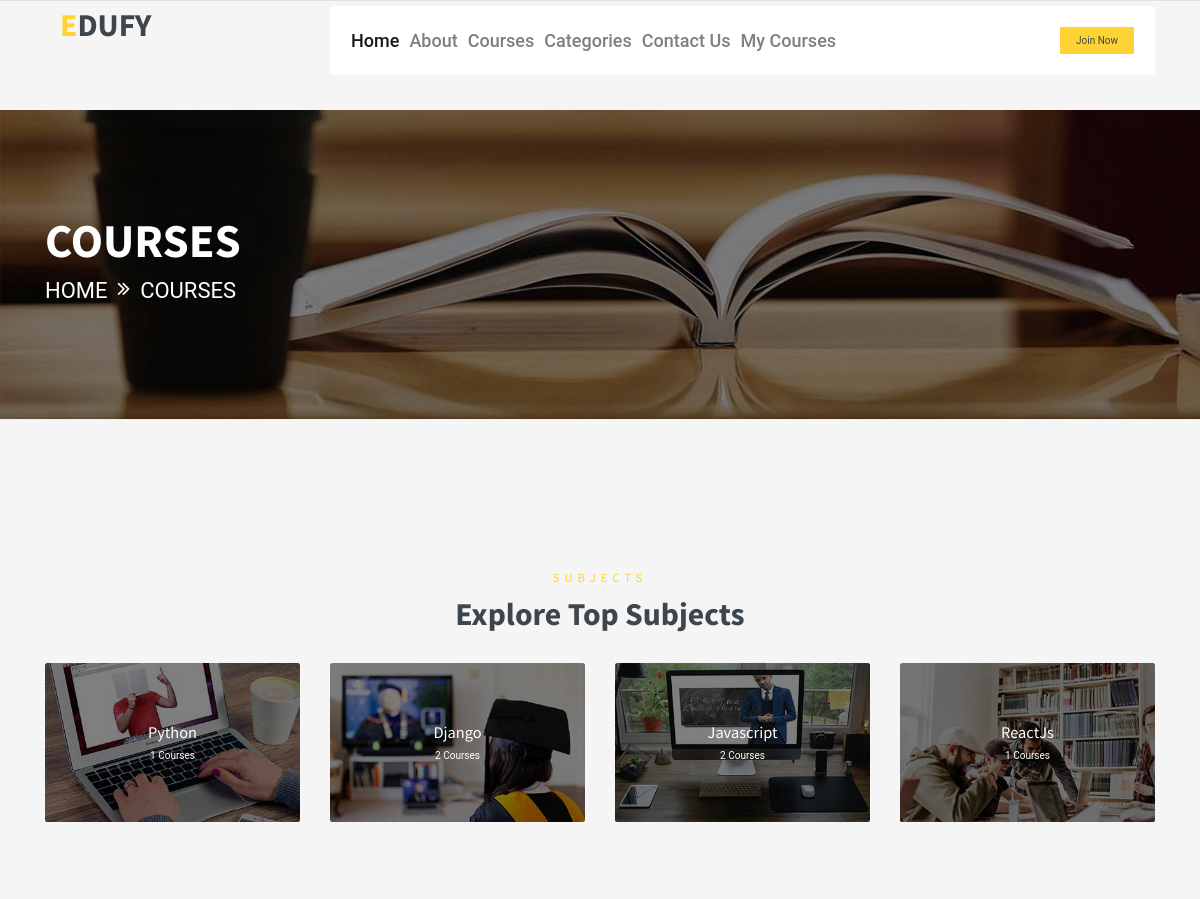
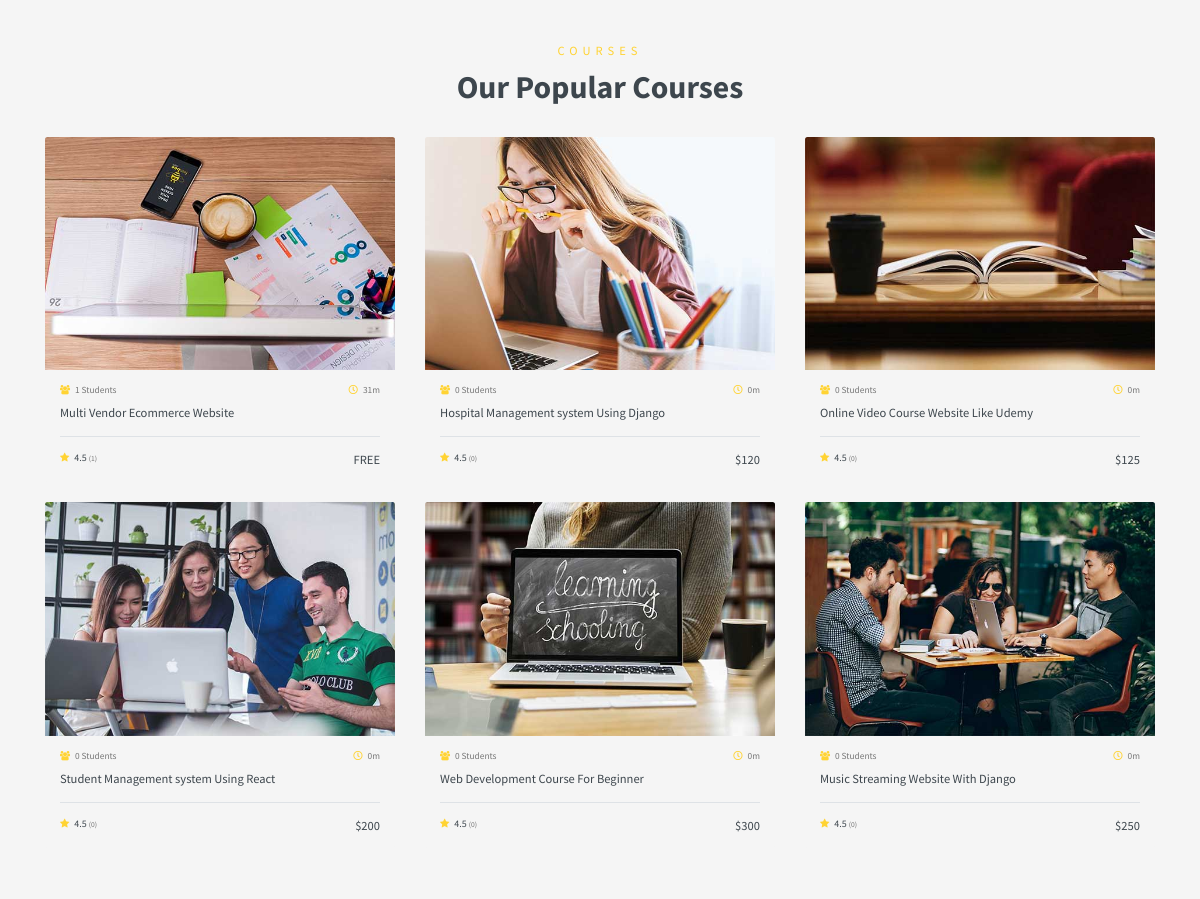
Before: /courses/ (upper part) with the older database file (2 pictures, top to bottom).
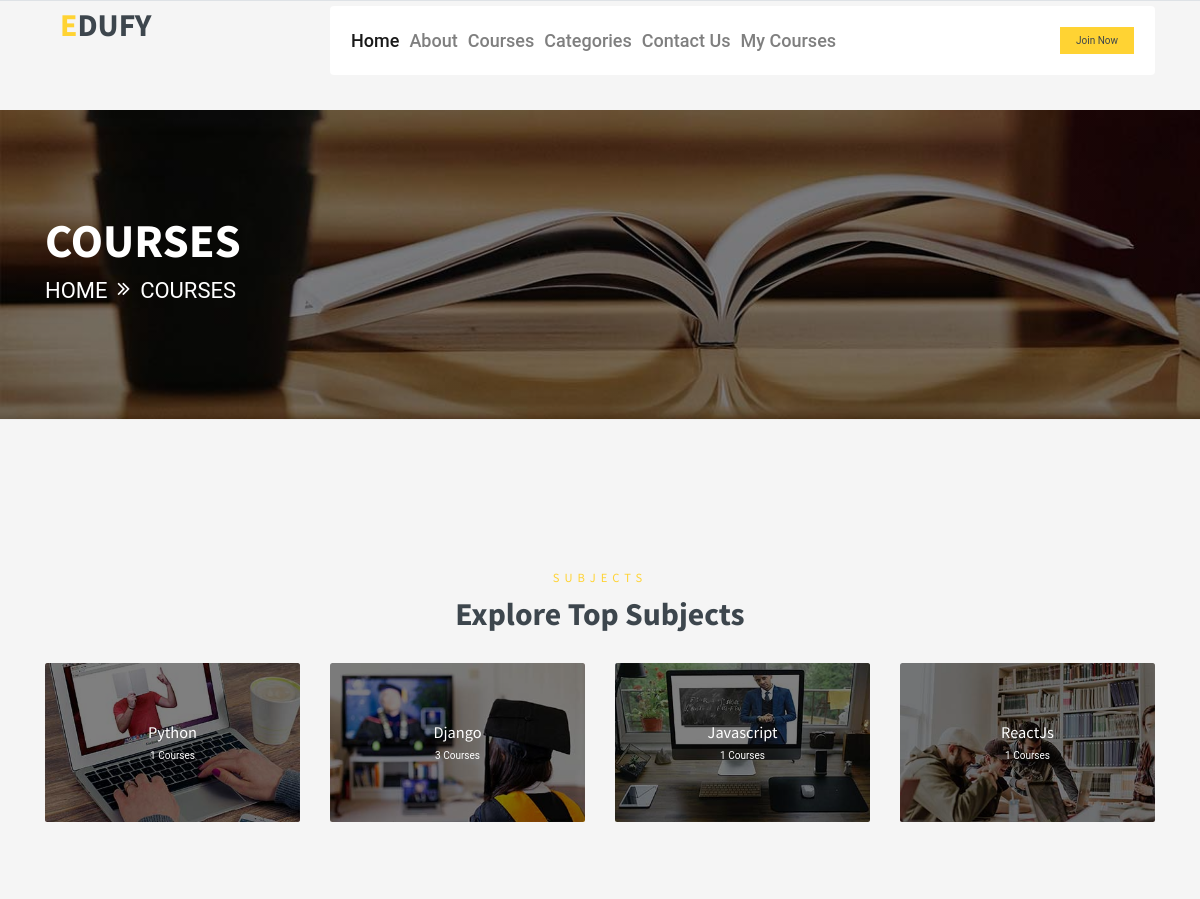
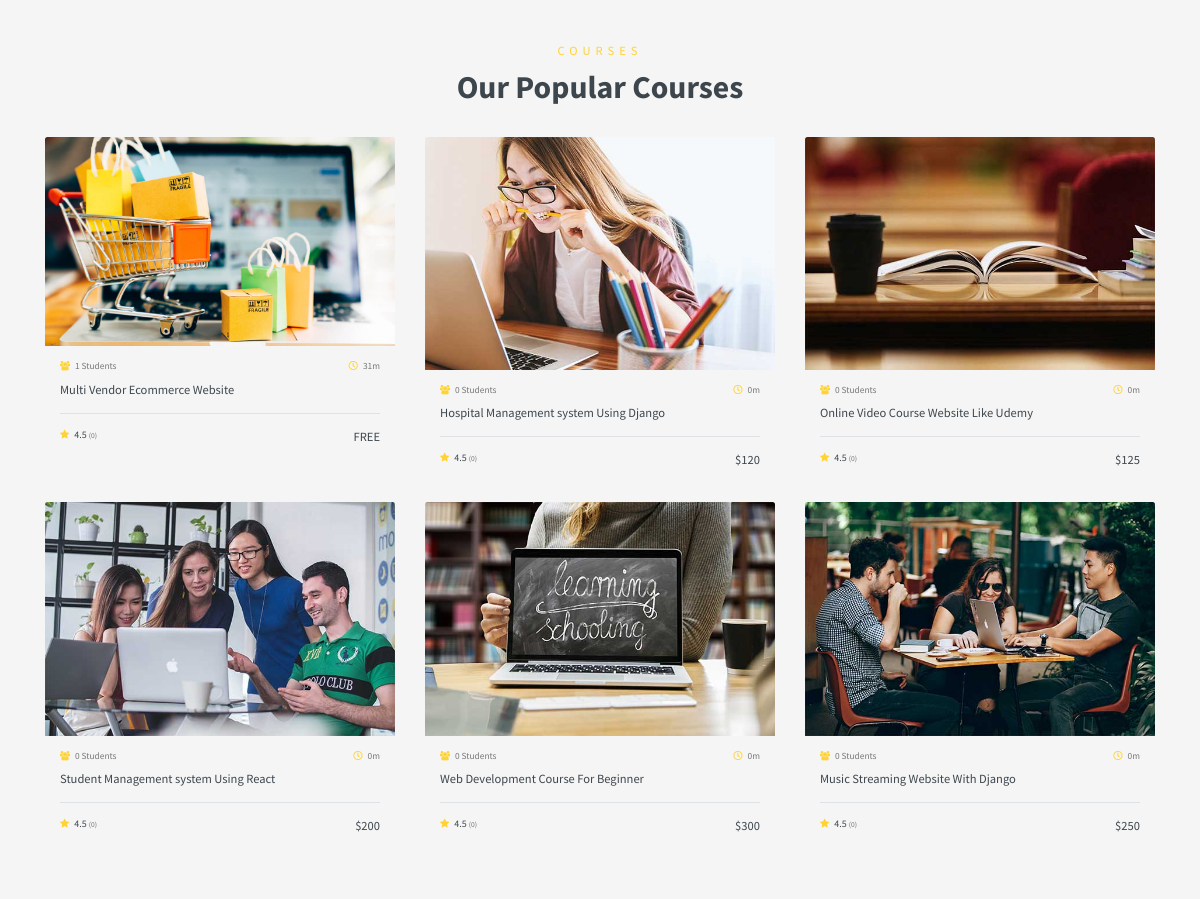
After: the same page with the newer database file (2 pictures, top to bottom).
### course_app/models.py (models this page shows, shortened)
class Category(models.Model):
    name = models.CharField(max_length=200, null=True)
    image = models.ImageField(upload_to='category/')
    @property
    def imageURL(self):
        try:
            url = self.image.url
        except:
            url = ''
        return url
    class Meta:
        verbose_name_plural = "categories"

class Course(models.Model):
    STATUS = (
        ('Draft', 'Draft'),
        ('Published', 'Published'),
    )
    name = models.CharField(max_length=200, null=True)
    image = models.ImageField(upload_to='author/')
    video_link = models.CharField(max_length=200, null=True, blank=True)
    date_created = models.DateTimeField(auto_now_add=True)
    author = models.ForeignKey(Author, on_delete=models.CASCADE, null=True)
    category = models.ForeignKey(Category, on_delete=models.SET_NULL, null=True)
    descriptions = models.TextField(null=True, blank=True)
    price = models.IntegerField(default='0', null=True)
    discount = models.IntegerField(default='0', null=True)
    status = models.CharField(choices=STATUS, max_length=200, null=True)
    thumb_nail = models.ImageField(upload_to='author/', null=True)
    @property
    def imageURL(self):
        try:
            url = self.image.url
        except:
            url = ''
        return url
    @property
    def get_time_duration(self):
        time_duration = Video.objects.filter(course__id=self.id).aggregate(sum=Sum('time_duration'))
        return time_duration

### course_app/views.py (the view)
# urls.py: path('courses/', views.courses, name="courses"),
def courses(request):
    courses = Course.objects.all()
    categorys = Category.objects.all()
    context = {'courses': courses, 'categorys': categorys}
    return render(request, 'course_app/course.html', context)

### course_app/templates/course_app/course.html
{% extends 'course_app/main.html' %}
{% load static %}
{% block content %}
    <div class="container-fluid page-header" style="margin-bottom: 90px;">
        <div class="container">
            <div class="d-flex flex-column justify-content-center" style="min-height: 300px">
                <h3 class="display-4 text-white text-uppercase">Courses</h3>
                <div class="d-inline-flex text-white">
                    <p class="m-0 text-uppercase"><a class="text-white" href="">Home</a></p>
                    <i class="fa fa-angle-double-right pt-1 px-3"></i>
                    <p class="m-0 text-uppercase">Courses</p>
                </div>
            </div>
        </div>
    </div>
    <div class="container-fluid py-5">
        <div class="container pt-5 pb-3">
            <div class="text-center mb-5">
                <h5 class="text-primary text-uppercase mb-3" style="letter-spacing: 5px;">Subjects</h5>
                <h1>Explore Top Subjects</h1>
            </div>
            <div class="row">
                {% for category in categorys %}
                <div class="col-lg-3 col-md-6 mb-4">
                    <div class="cat-item position-relative overflow-hidden rounded mb-2">
                        <img class="img-fluid" src="{{category.imageURL}}" alt="">
                        <a class="cat-overlay text-white text-decoration-none" href="{% url 'course_app:category_detail' category.id %}">
                            <h4 class="text-white font-weight-medium">{{category.name}}</h4>
                            <span>{{category.course_set.all.count}} Courses</span>
                        </a>
                    </div>
                </div>
                {% endfor %}
            </div>
        </div>
    </div>
    <div class="container-fluid py-5">
        <div class="container py-5">
            <div class="text-center mb-5">
                <h5 class="text-primary text-uppercase mb-3" style="letter-spacing: 5px;">Courses</h5>
                <h1>Our Popular Courses</h1>
            </div>
            <div class="row">
                {% for course in courses %}
                <div class="col-lg-4 col-md-6 mb-4">
                    <div class="rounded overflow-hidden mb-2">
                       <a class="h5" href="{% url 'course_app:course_detail' course.id %}">
                        <img class="img-fluid" src="{{course.imageURL}}" alt="">
                        <div class="bg-secondary p-4">
                            <div class="d-flex justify-content-between mb-3">
                                <small class="m-0"><i class="fa fa-users text-primary mr-2"></i>{{course.user_course_set.all.count}} Students</small>
                                <small class="m-0"><i class="far fa-clock text-primary mr-2"></i>{% if course.get_time_duration.sum == None %}0m{% else %}{{course.get_time_duration.sum}}m{% endif %}</small>
                            </div>
                            <a class="h5" href="{% url 'course_app:course_detail' course.id %}">{{course.name}}</a>
                            <div class="border-top mt-4 pt-4">
                                <div class="d-flex justify-content-between">
                                    <h6 class="m-0"><i class="fa fa-star text-primary mr-2"></i>4.5 <small>({{course.productreview_set.all.count}})</small></h6>
                                    {% if course.price == 0 %}
                                    <h5 class="m-0">FREE</h5>
                                    {% else %}
                                    <h5 class="m-0">${{course.price}}</h5>
                                    {% endif %}
                                </div>
                            </div>
                        </div>
                       </a>
                    </div>
                </div>
                {% endfor %}
            </div>
        </div>
    </div>
{% endblock content %}

Changed rows visible on the page:
computed for Category "Django": course_set.all.count "2" → "3"
computed for Category "Javascript": course_set.all.count "2" → "1"
changed Course "Multi Vendor Ecommerce Website": imageURL: a different picture; productreview_set.all.count "1" → "0"
